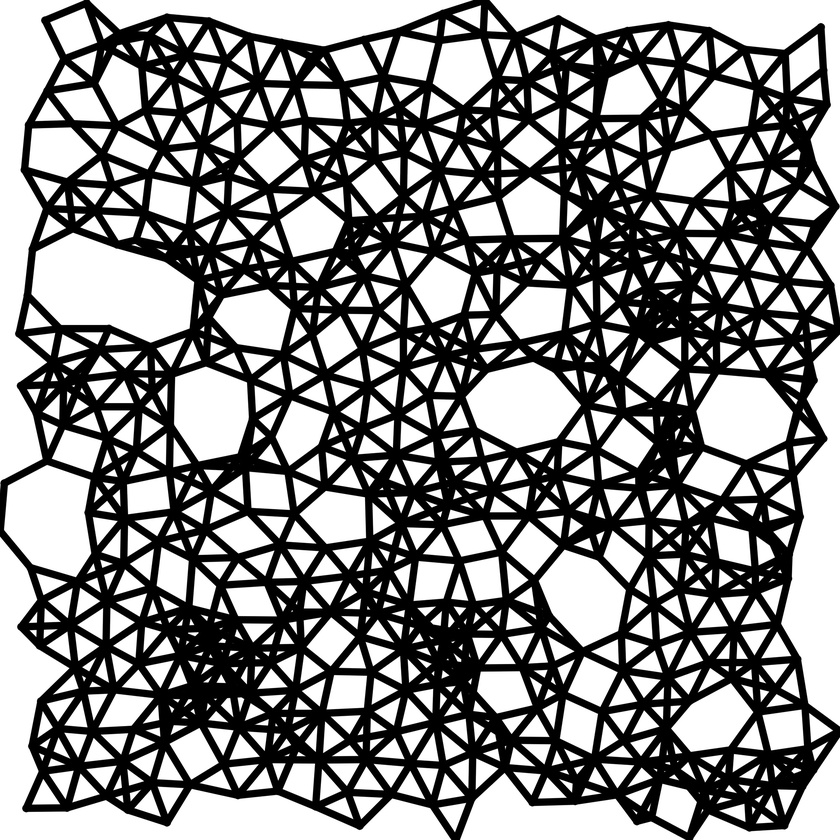
//> input picture test.jpg, 840 x 840 px, shrunk from 2000 x 2000 before the run
$ ./main   (built with g++ and OpenCV 4)
//> lines starting //> are read from the running program, lines starting //| are printed output that depends on the picture; after the words box and inside, x2 and y2 are one past the last pixel; in counts of white or black regions, pixels touching at a corner belong together
// main.cpp
#include <iostream>
#include <opencv2/highgui/highgui.hpp>
#include <opencv2/opencv.hpp>
#include <opencv2/imgproc/imgproc.hpp>
#include <math.h>
#include "opencv2/imgcodecs.hpp"

using namespace cv;
using namespace std;

struct BGR {
    uchar blue;
    uchar green;
    uchar red;
};

// [425 lines left out: functions readImg, cannyImg, canny2threshold, gradient_minus_mean_2d, canny2points_3channels, canny2points and 2 more, not called in this run]

Mat src_gray;
int thresh = 100;
RNG rng(12345);

// [19 lines left out: function thresh_callback, not called in this run]

int opencv_findContours(String input_path, String output_path){
//> called with output_path = "findcontours_result.jpg"
    Mat src = imread( input_path);
//> src is the input picture: 840 rows x 840 cols, CV_8UC3; min 0, max 255, mean 134.7
    Mat canny_output;
    vector<vector<Point>> contours;
    vector<Vec4i> hierarchy;
    Mat drawing = Mat::zeros( canny_output.size(), CV_8UC3 );
    float max_contourArea = 0;
    vector<Point> max_contour;
    int contour_idx = 0;


    if( src.empty() )
    {
        cout << "Could not open or find the image!\n" << endl;
        return -1;
    }
    cvtColor( src, src_gray, COLOR_BGR2GRAY );
    blur( src_gray, src_gray, Size(3,3) );
    Canny( src_gray, canny_output, thresh, thresh*2 );
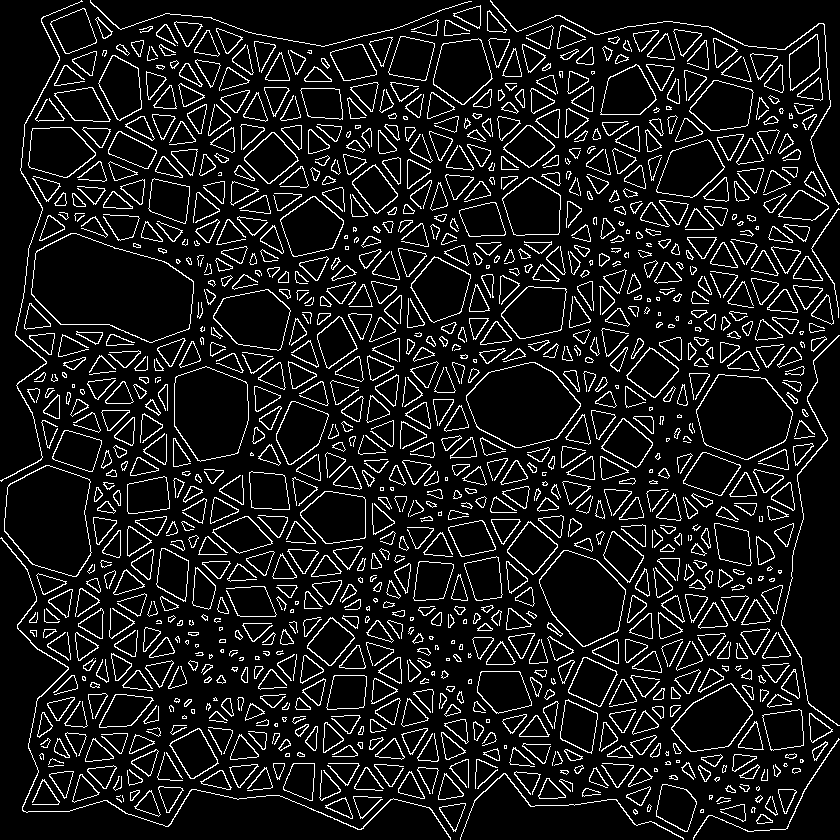
//> canny_output: 840 rows x 840 cols, CV_8UC1; 10.2% white in thin lines or dots
    findContours( canny_output, contours, hierarchy, RETR_TREE, CHAIN_APPROX_SIMPLE );
//> contours = 1695 contours, 583 with area under 20; largest, box (x1, y1, x2, y2) and area: (31, 233, 194, 343) 12163, (31, 233, 194, 343) 12081, (4, 465, 92, 577) 7352, (4, 465, 92, 577) 7288, (466, 362, 581, 448) 6730

    for( size_t i = 0; i< contours.size(); i++ )
    {
        if(contourArea(contours[i]) > max_contourArea){
            max_contourArea = contourArea(contours[i]);
            max_contour = contours[i];
            contour_idx = i;
        }
//        Scalar color = Scalar( rng.uniform(0, 256), rng.uniform(0,256), rng.uniform(0,256) );
//        drawContours( drawing, contours, (int)i, color, 2, LINE_8, hierarchy, 0 );
    }
//> this loop made 1695 passes
//> max_contourArea on passes 1, 11, 42, 181, 283, 609, 785, 1270: 92, 384, 1299.5, 1385.5, 3390, 5482, 7351.5, 12163
//> after the loop, max_contourArea = 12163; max_contour = contour of 192 points, box (x1, y1, x2, y2) (31, 233, 194, 343), area 12163; contour_idx = 1269
// [9 lines of commented-out code are left out]
    drawContours(src, max_contour, contour_idx, (0, 0, 255), 10, LINE_8, hierarchy, 0);
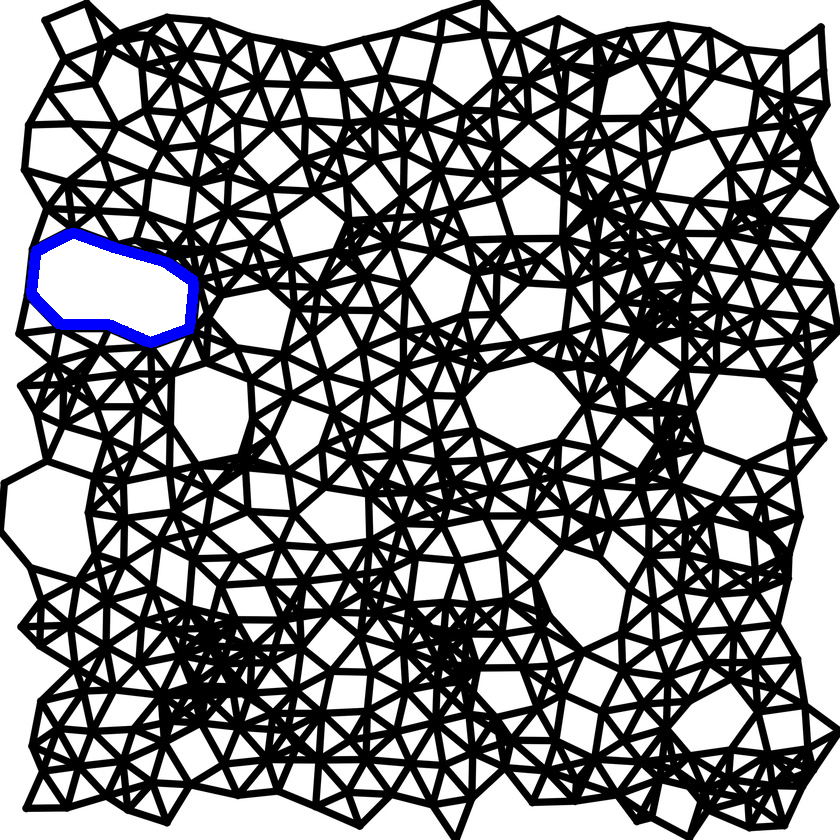
//> src: 840 rows x 840 cols, CV_8UC3; 0.7% of pixels changed, all inside (x1, y1, x2, y2) = (26, 228, 199, 348)
    imwrite(output_path, src);
    cout << "Finished!" << endl;
    return 0;
}


int main() {
//    int pixel_int = 0;
//    typedef Point3_<uint8_t> Pixel;

    String img_path = "E:\\Users\\Kevin\\Clion_Projects\\Open_Test_Cpp\\test.jpg";
    opencv_findContours(img_path, "findcontours_result.jpg");
// [87 lines of commented-out code are left out]

}
